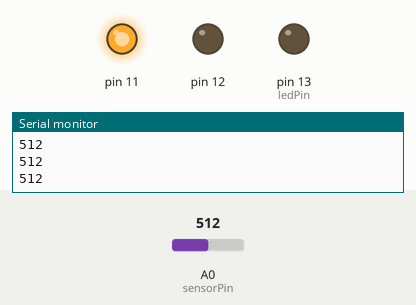
This sketch was run on a simulated Arduino Uno, built with avr-gcc and run on an emulated ATmega328P. Parts: output pins drawn as LEDs (lit = HIGH), the last lines printed to the serial monitor. Inputs (shaded band) come from the test bench; at power-on: A0 (sensorPin) = 512.

Above: at 1.2 s.
1.3 s: A0 (sensorPin) set to 487
At 1.8 s:
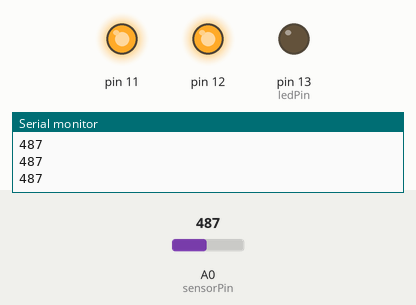
2.8 s: A0 (sensorPin) set to 12
4.3 s: A0 (sensorPin) set to 9
At 5.3 s:
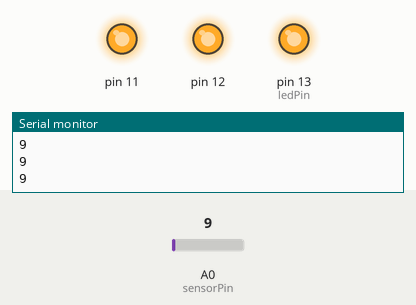
5.8 s: A0 (sensorPin) set to 1023
At 6.5 s:
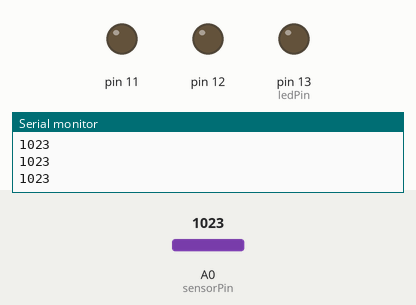
7.3 s: A0 (sensorPin) set to 1011
At 7.7 s:
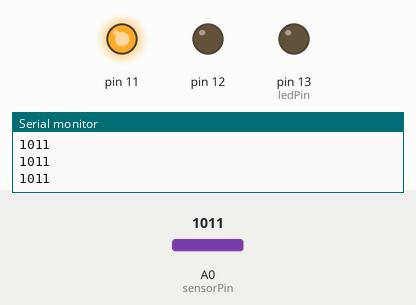
8.8 s: A0 (sensorPin) set to 490
At 10.0 s:
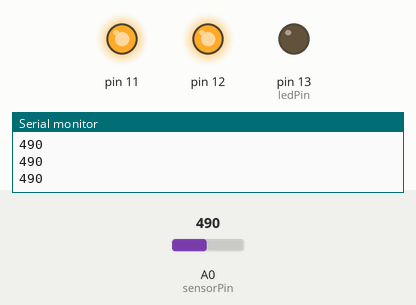
Timing chart, 0 to 11.3 s (numbered marks = the images above; inputs shaded):
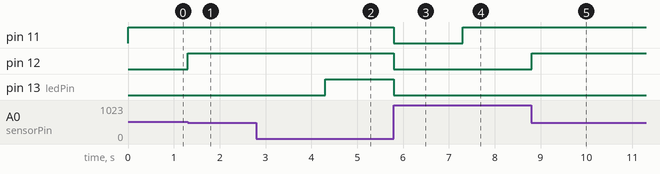

The sketch:

AnalogInput.ino
```cpp
int sensorPin = A0;
int ledPin = 13;
int sensorValue = 0;

void setup() {
  pinMode(11, OUTPUT);
  pinMode(12, OUTPUT);
  pinMode(13, OUTPUT);
  Serial.begin(9600);
  }

void loop() {
  Serial.println(analogRead(A0));
  if(analogRead(A0) <= 10){
  digitalWrite(13, HIGH);}
  else{
  digitalWrite(13, LOW);
  }

  if(analogRead(A0) <= 500){
  digitalWrite(12, HIGH);}
  else{
  digitalWrite(12, LOW);
  }

  if(analogRead(A0) <= 1020){
  digitalWrite(11, HIGH);}
  else{
  digitalWrite(11, LOW);
  }
}
```

Measured:
- the behaviour switches between 501 and 500 on A0 (sensorPin) (found by bisection; images 0 and 1)
- the behaviour switches between 11 and 10 on A0 (sensorPin) (found by bisection; images 1 and 2)
- the behaviour switches between 1021 and 1020 on A0 (sensorPin) (found by bisection; images 3 and 4)
- after the input at 1.3 s, pin 12: LOW → HIGH at once
- after the input at 4.3 s, pin 13 (ledPin): LOW → HIGH at once
- after the input at 5.8 s, pin 11, pin 12, pin 13 (ledPin): HIGH → LOW at once
- after the input at 7.3 s, pin 11: LOW → HIGH at once
- after the input at 8.8 s, pin 12: LOW → HIGH at once
